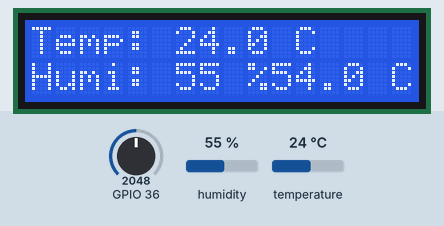
Bench run of a sketch on a simulated ESP32. Shown: 16×2 character LCD. Inputs (shaded band) come from the test bench; at power-on: humidity 55 %, GPIO 36 = 2048, temperature 24 °C. What the sketch prints to the serial monitor is not drawn.

Above: at 3.2 s.
3.3 s: humidity set to 22 %
At 5.4 s:
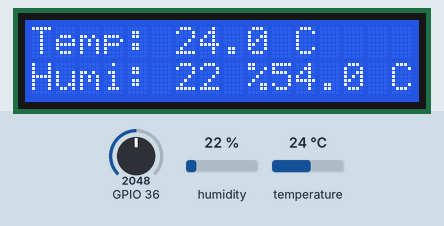
6.0 s: GPIO 36 set to 2866
At 6.9 s:
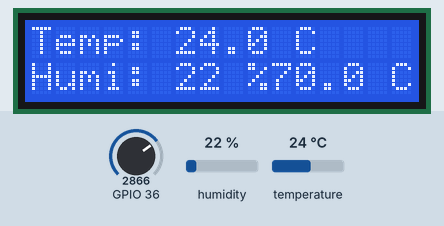
8.7 s: temperature set to 12 °C
At 11.1 s:
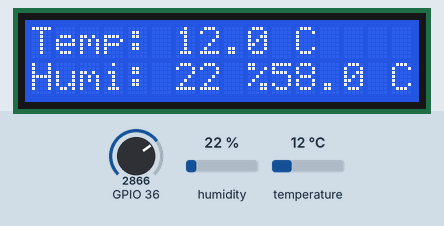
11.9 s: GPIO 36 set to 3603
At 13.8 s:
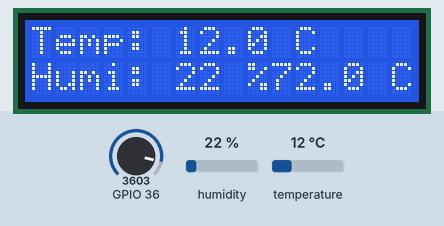
14.6 s: humidity set to 40 %
At 17.9 s:
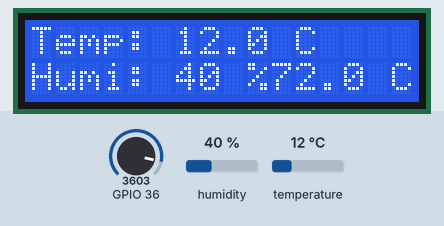
20.6 s: GPIO 36 set to 4095
At 22.1 s:
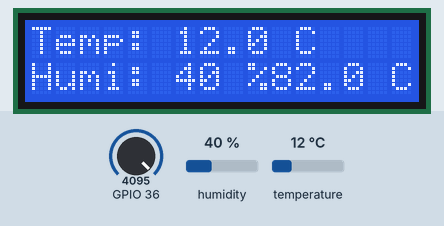
Timing chart, 0 to 23.6 s (numbered marks = the images above; inputs shaded):
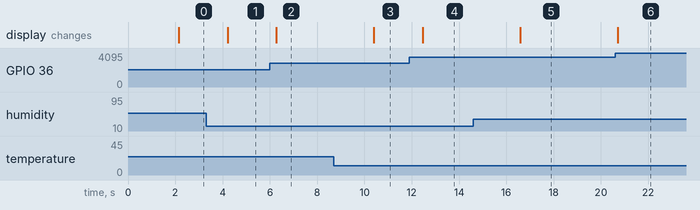

The sketch:

dht11_pot_tx_esp32.ino
```cpp
#include <SPI.h>
#include <mcp2515.h>
#include <DHT.h>
#include <LiquidCrystal_I2C.h>

// DHT Sensor Configuration
#define DHTPIN 8              // DHT11 connected to digital pin 8
#define DHTTYPE DHT11         // DHT11 sensor type
DHT dht(DHTPIN, DHTTYPE);     // Initialize DHT11 sensor

// LCD Configuration
LiquidCrystal_I2C lcd(0x27, 16, 2);

MCP2515 mcp2515(10);          // MCP2515 CS pin

int currentDistance = -1;  // To store the latest distance value

void setup() {
  Serial.begin(9600);
  dht.begin();                // Initialize DHT sensor
  SPI.begin();                // Initialize SPI communication

  // Initialize MCP2515
  mcp2515.reset();
  mcp2515.setBitrate(CAN_500KBPS, MCP_8MHZ);
  mcp2515.setNormalMode();

  // Initialize LCD
  lcd.begin();
  lcd.backlight();
  lcd.setCursor(0, 0);
  lcd.print("Initializing...");
  delay(2000);
  lcd.clear();

  Serial.println("DHT11 Transmitter Ready");
}

void loop() {
  Serial.println("Reading DHT11...");
  float actualTemperature = dht.readTemperature();  // Read current temperature
  int humidity = dht.readHumidity();               // Read humidity

  // Validate sensor readings
  if (isnan(humidity) || isnan(actualTemperature)) {
    Serial.println("Failed to read from DHT sensor!");
    lcd.clear();
    lcd.setCursor(0, 0);
    lcd.print("Sensor Error!");
    delay(2000); // Longer delay to allow sensor recovery
    return;
  }

  // Read Potentiometer for Temperature Adjustment
  int potValue = analogRead(A0);
  float adjustedTemperature = map(potValue, 0, 1023, actualTemperature - 10, actualTemperature + 10);

  // Check for new CAN messages
  struct can_frame canMsg;
  if (mcp2515.readMessage(&canMsg) == MCP2515::ERROR_OK) {
    if (canMsg.can_id == 0x100) { // Ultrasonic Sensor (Distance)
      currentDistance = canMsg.data[0];
      Serial.print("Distance Received: ");
      Serial.print(currentDistance);
      Serial.println(" cm");
    }
  }

  // Update LCD display
  lcd.clear();
  lcd.setCursor(0, 0);
  lcd.print("Temp: ");
  lcd.print(actualTemperature, 1);
  lcd.print(" C");

  lcd.setCursor(0, 1);
  lcd.print("Adj Temp: ");
  lcd.print(adjustedTemperature, 1);
  lcd.print(" C");

  // If distance < 30 cm, display "Impact!"
  if (currentDistance >= 0 && currentDistance < 30) {
    lcd.clear();
    lcd.setCursor(0, 0);
    lcd.print("Impact!");
    lcd.setCursor(0, 1);
    lcd.print("Dist: ");
    lcd.print(currentDistance);
    lcd.print(" cm");
  } else {
    lcd.setCursor(0, 1);
    lcd.print("Humi: ");
    lcd.print(humidity);
    lcd.print(" %");
  }

  // Debugging Output
  Serial.print("Humidity: ");
  Serial.print(humidity);
  Serial.print(" %, Actual Temp: ");
  Serial.print(actualTemperature);
  Serial.print(" C, Adjusted Temp: ");
  Serial.print(adjustedTemperature);
  Serial.println(" C");

  // Prepare CAN message
  canMsg.can_id  = 0x200;        // CAN ID for DHT11 sensor data
  canMsg.can_dlc = 2;            // Data length: 2 bytes
  canMsg.data[0] = humidity;     // Store humidity in first byte
  canMsg.data[1] = (int)adjustedTemperature;  // Store adjusted temperature in second byte

  // Send CAN message
  mcp2515.sendMessage(&canMsg);

  delay(2000); // Wait 2 seconds before next reading
}
```

Measured:
- after the input at 3.3 s, the display: changes after 0.91 s (image 1)
- after the input at 6.0 s, the display: changes after 0.27 s (image 2)
- after the input at 8.7 s, the display: changes after 1.7 s (image 3)
- after the input at 11.9 s, the display: changes after 0.57 s (image 4)
- after the input at 14.6 s, the display: changes after 2.0 s (image 5)
- after the input at 20.6 s, the display: changes after 0.12 s (image 6)
